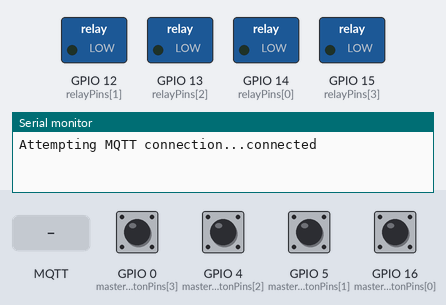
The sketch below on a simulated ESP8266 (NodeMCU). Shown: switched loads named in the sketch (green lamp = pin HIGH), the last lines printed to the serial monitor. The test bench sets the inputs (shaded band); at power-on: GPIO 0 (masterButtonPins[3]), GPIO 4 (masterButtonPins[2]), GPIO 5 (masterButtonPins[1]), GPIO 16 (masterButtonPins[0]) LOW. No MQTT or app messages arrive unless stated.

Above: at 1.2 s.
1.3 s: GPIO 0 (masterButtonPins[3]) pulled HIGH for 0.15 s
At 2.0 s:
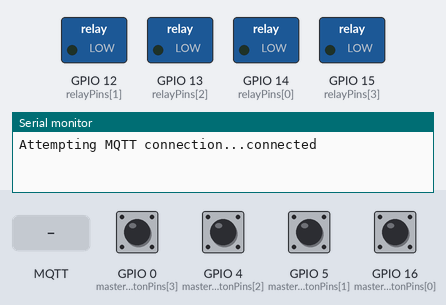
3.0 s: MQTT message "1" arrives on the first subscribed topic
At 4.2 s:
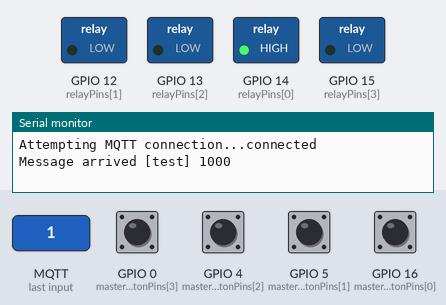
4.5 s: GPIO 4 (masterButtonPins[2]) pulled HIGH for 0.15 s
At 5.6 s:
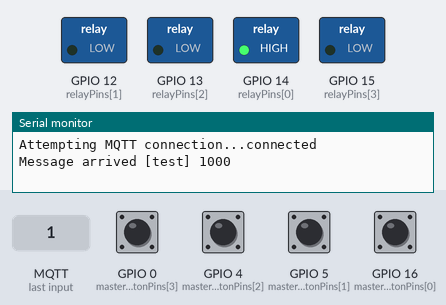
6.2 s: GPIO 5 (masterButtonPins[1]) pulled HIGH for 0.15 s
At 6.9 s:
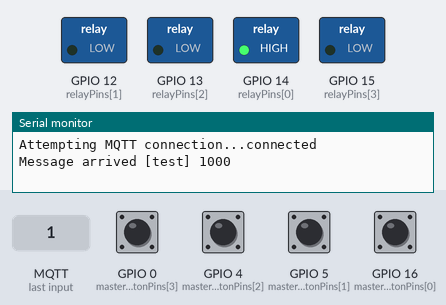
7.9 s: GPIO 16 (masterButtonPins[0]) pulled HIGH for 0.15 s
At 9.3 s:
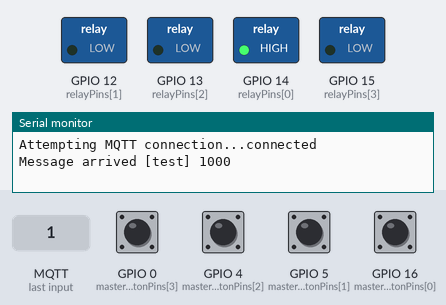
9.6 s: GPIO 0 (masterButtonPins[3]) pulled HIGH for 1 s
At 11.6 s:
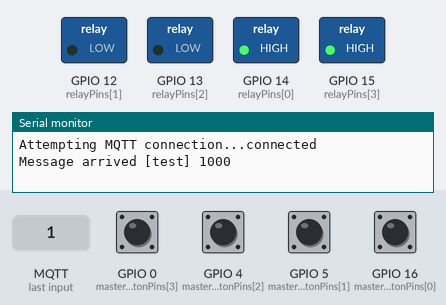
Timing chart, 0 to 13.1 s (numbered marks = the images above; inputs shaded):
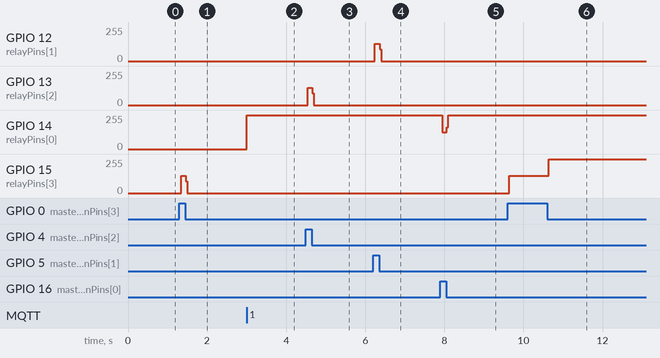

The sketch:

actuation1.ino
```cpp
#include "PubSubClient.h"
#include "ESP8266WiFi.h"

#define relay_count 4

// WiFi
const char* ssid = "PSK-JioFiber_4G";
const char* wifi_password = "19752001";

const char* mqtt_server = "192.168.29.208";  // IP of the MQTT broker
const char* mqtt_username = "shanki"; // MQTT username
const char* mqtt_password = "sscpsk5$5$5$"; // MQTT password
const char* clientID = "client_livingroom"; // MQTT client ID

WiFiClient wifiClient;


int previous_state[relay_count] = {0,0,0,0};
int cloud_state[relay_count] = {0,0,0,0};

int masterButtonPins[relay_count] = {16,5,4,0};
int relayPins[relay_count] = {14,12,13,15};

void cpy_prev_state()
{
  for(int i = 0;i < relay_count; i++)
  {
    previous_state[i] = cloud_state[i];
  }
}


bool cmp_state()
{
  bool flag = 1;
  for(int i = 0;i < relay_count; i++)
  {
    if(previous_state[i] != cloud_state[i])
      flag = 0;
  }
  return flag;
}

void log_state()
{
  for(int i = 0; i < relay_count; i++)
    Serial.print(cloud_state[i]);
  Serial.println();
}
void callback(char* topic, byte* payload, unsigned int length) {
  Serial.print("Message arrived [");
  Serial.print(topic);
  Serial.print("] ");
  for (int i=0;i<relay_count;i++) {
    int receivedBit = payload[i];
//    Serial.print(receivedBit);
    if(receivedBit == '1')
      cloud_state[i] = 1;
    else
      cloud_state[i] = 0;
    Serial.print(cloud_state[i]);
  }
  Serial.println();

}

PubSubClient client(wifiClient);

void actuate(){
  for(int i=0; i<relay_count;i++){
    digitalWrite(relayPins[i],cloud_state[i]);
  }
}

void readbutton(){

  for (int i=0;i<relay_count;i++){
    if(digitalRead(masterButtonPins[i]))
    {
      cloud_state[i] = !cloud_state[i];

    }
//    Serial.println();
  }
}

// void calculate(unsigned int length, int *physical, int *logical){
//   int finalvals[length];
//   for(int k=0;k<length;k++){
//     finalvals[k] = physical[k]&logical[k];
//   }
// }
//
void reconnect() {
 // Loop until we're reconnected
 while (!client.connected()) {
 Serial.print("Attempting MQTT connection...");
 // Attempt to connect
 if (client.connect("Client")) {
  Serial.println("connected");
  // ... and subscribe to topic
  client.subscribe("test");             // led is the topic which we are going to add in rapberry pi
 } else {
  Serial.print("failed, rc=");
  Serial.print(client.state());
  Serial.println(" try again in 5 seconds");
  // Wait 5 seconds before retrying
  delay(5000);
  }
 }
}

void setup()
{
 Serial.begin(9600);
 client.setServer(mqtt_server, 1883);
 client.setCallback(callback);

  for(int i=0; i<relay_count;i++){
  pinMode(masterButtonPins[i],INPUT);

  }

 for(int i=0; i<relay_count;i++){
  pinMode(relayPins[i],OUTPUT);

  }
  cpy_prev_state();

//digitalWrite(14,LOW);
//delay(5000);
//digitalWrite(14,HIGH);

}


void loop()
{
// Serial.println(cloud_state[0]);
 if (!client.connected()) {
  reconnect();
 }
 client.loop();
 readbutton();

  if(!cmp_state())
    actuate();
//    client.publish("real_state",);
  cpy_prev_state();

}
```

Measured:
- after the input at 1.3 s, GPIO 15 (relayPins[3]): 0/255 → 128/255 at once, → 0/255 0.12 s later
- after the input at 3.0 s, GPIO 14 (relayPins[0]): 0/255 → 255/255 at once
- after the input at 4.5 s, GPIO 13 (relayPins[2]): 0/255 → 128/255 at once, → 0/255 0.12 s later
- after the input at 6.2 s, GPIO 12 (relayPins[1]): 0/255 → 128/255 at once, → 0/255 0.12 s later
- after the input at 7.9 s, GPIO 14 (relayPins[0]): 255/255 → 127/255 at once, → 255/255 0.12 s later
- after the input at 9.6 s, GPIO 15 (relayPins[3]): 0/255 → 128/255 at once, → 255/255 1.0 s later
